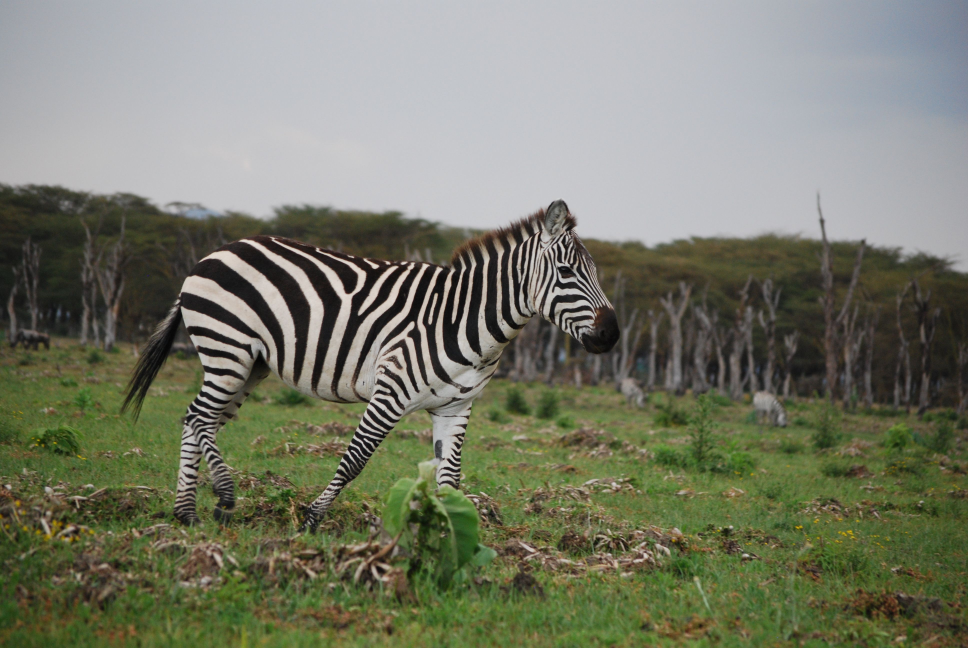
#> input picture analyzer_image/p2.jpg, 3872 x 2592 px (shown at 1/4 size)
$ python resize.py
#> lines starting #> are read from the running program, lines starting #| are printed output that depends on the picture
from PIL import Image

image = Image.open("p2.jpg")
#> image is the input picture: PIL image 3872x2592 RGB; mean R, G, B 120.4, 123.2, 106.2

new_image = image.resize((500, 500))
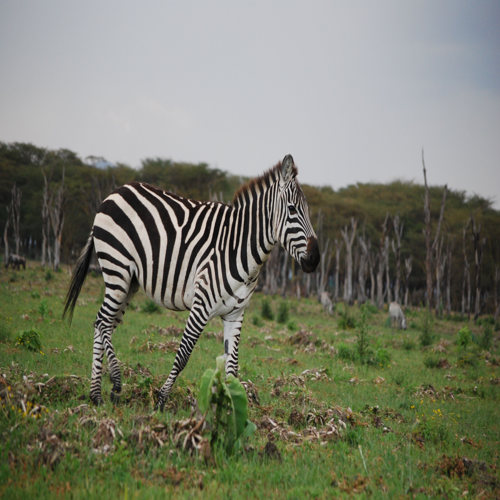
#> new_image: PIL image 500x500 RGB; mean R, G, B 120.4, 123.2, 106.2

new_image.save(r"images/resized_image.jpg")

new_image.show()

print("Image Resized Successfully")

$ run again, with analyzer_image/p1.jpg copied over analyzer_image/p2.jpg
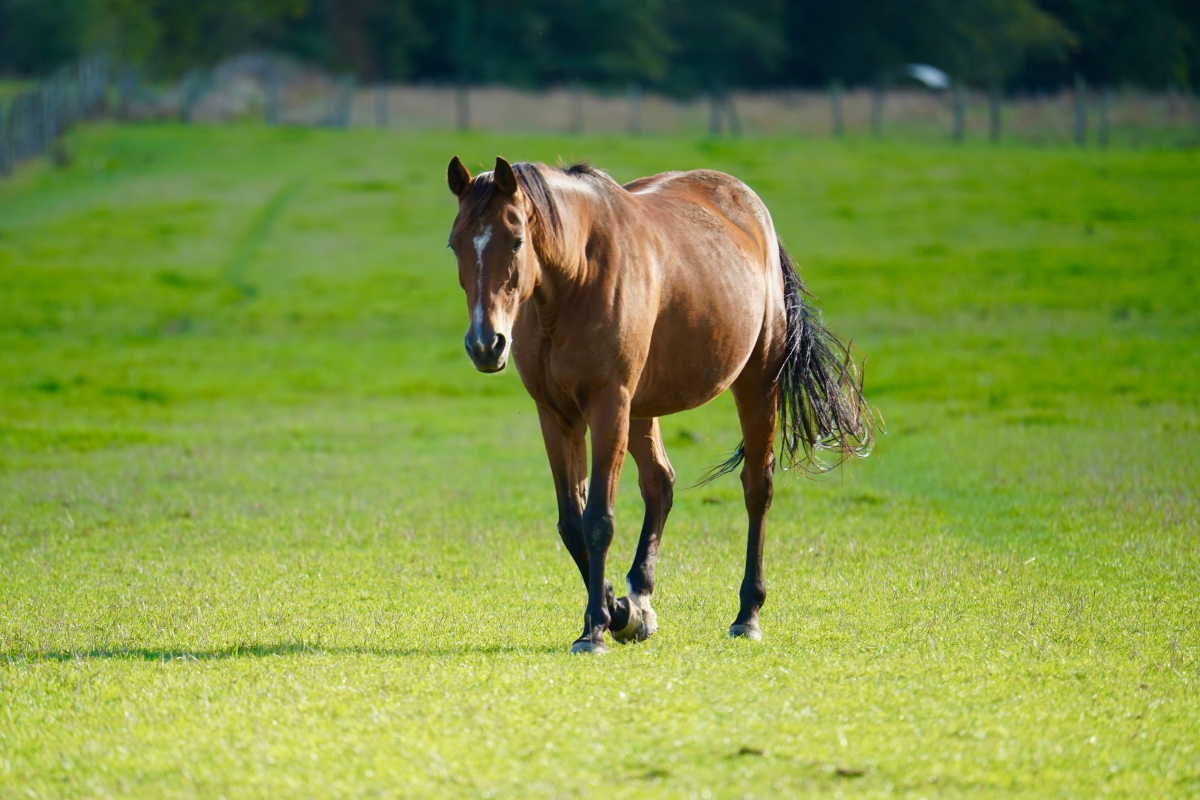
#> input picture analyzer_image/p1.jpg, 6000 x 4000 px (shown at 1/5 size)
#> image is the input picture: PIL image 6000x4000 RGB; mean R, G, B 125, 146, 68
#> `new_image = image.resize((500, 500))`:
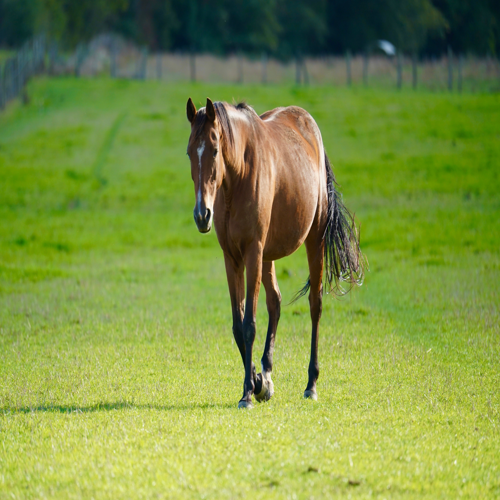
#> new_image: PIL image 500x500 RGB; mean R, G, B 125, 146, 68

$ run again, with analyzer_image/p10.jpg copied over analyzer_image/p2.jpg
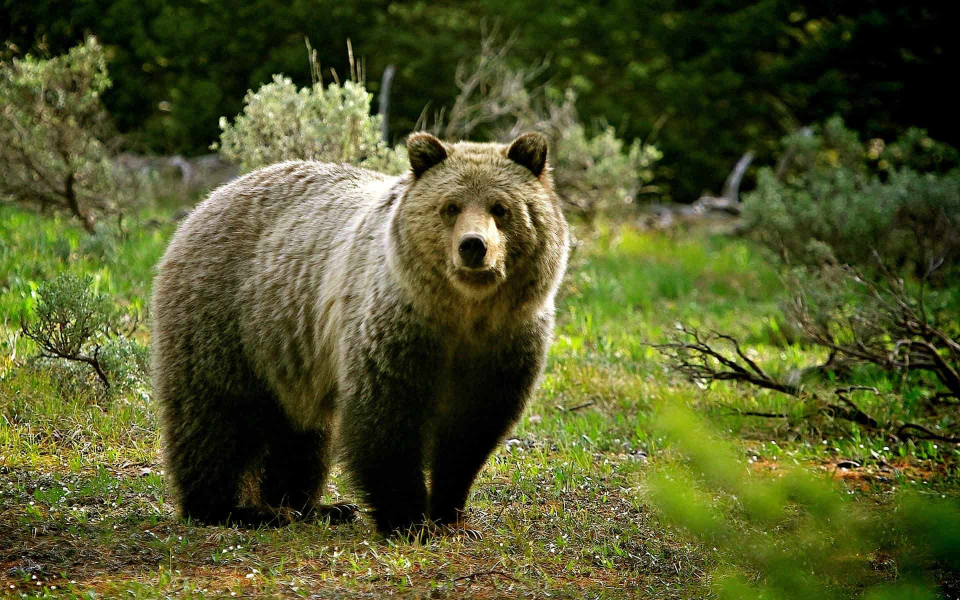
#> input picture analyzer_image/p10.jpg, 1920 x 1200 px (shown at 1/2 size)
#> image is the input picture: PIL image 1920x1200 RGB; mean R, G, B 81.5, 86.8, 41.9
#> `new_image = image.resize((500, 500))`:
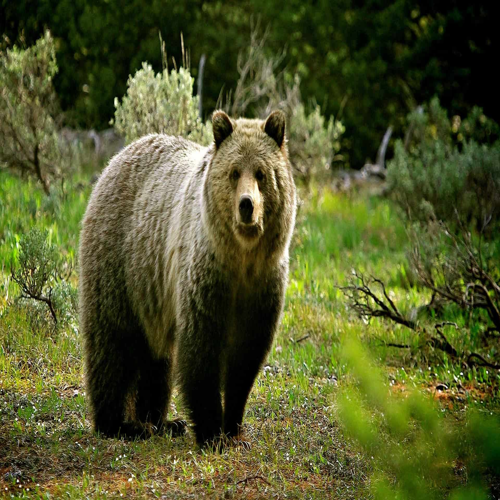
#> new_image: PIL image 500x500 RGB; mean R, G, B 81.5, 86.8, 41.9

$ run again, with analyzer_image/p4.jpg copied over analyzer_image/p2.jpg
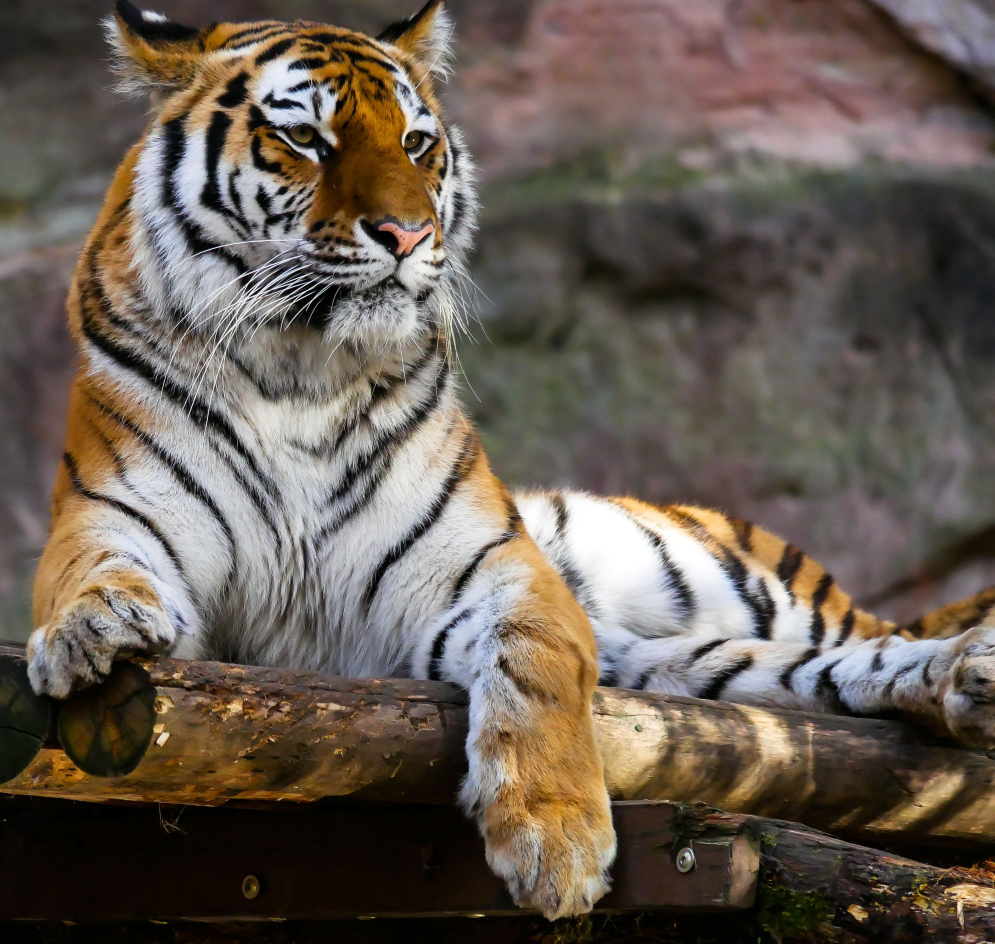
#> input picture analyzer_image/p4.jpg, 2984 x 2830 px (shown at 1/3 size)
#> image is the input picture: PIL image 2984x2830 RGB; mean R, G, B 103.6, 92.6, 82.7
#> `new_image = image.resize((500, 500))`:
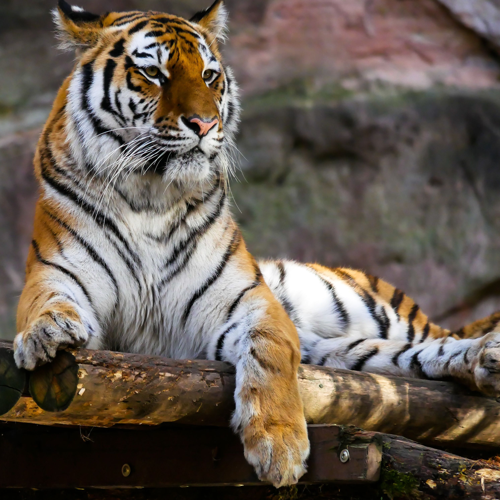
#> new_image: PIL image 500x500 RGB; mean R, G, B 103.6, 92.6, 82.7
